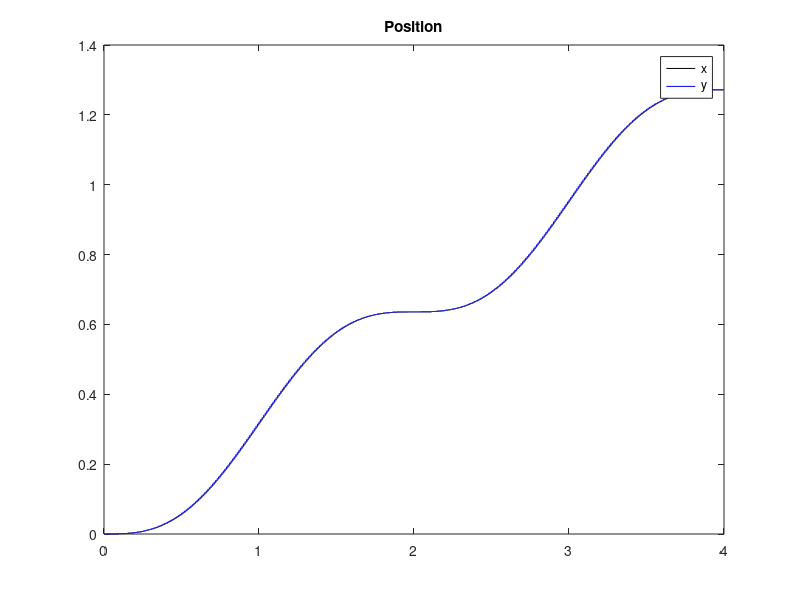

This chart was generated by the following MATLAB code:
clear, close all
%% System Model:
% This is a spinning body with a gyroscope and accelerometer measuring its
% angular velocity and encoders measuring its angular position.  We wish to
% get accurate measurements of the body's angular velocity + position.  It
% is accelerating with constant acceleration
% x = [theta omega]'

% Simulation Variables
dt = 0.0001;  %Time Step
T = 0.01;     %Controller Period of 100 Hz
t = 0:dt:4;   %4 seconds of simulation

x = zeros(2, length(t)); % motor state
y = zeros(1, length(t)); % measured output (speed)

xhat = [0; 0]; % estimated state
P = [100 100; 100 100]; %Uncertainty

% Continuous model
A = [0 1; 0 0];
B = [0; 1];

% Discrete model
A_d = [1 T; 0 1];
B_d = [0.5*T^2; T];

C1 = [1 0]; % encoder lets you measure angular position
C2 = [0 1]; % gyroscope lets you measure angular velocity
C3 = [0 1]; % centripetal acceleration is proportional to squared velocity

C = [C1;C2;C3];
l = 1;

R = 0.000000001*[1 0 0; 0 1 0; 0 0 1];
Q = 0*[1 0; 0 1];
K = zeros(2);

P = zeros(2);

Rvar = 0;
Pvar = 0.1;

for k=1:length(t)
    
    
   
    % Kalman Filter running at 100Hz
    if(abs(t(k)-l*T) < dt/2 || t(k) == 0)  %avoids numerical error in t
        u = sin(pi*t(k));
        
        %Predict
        xhat = A_d*xhat + B_d * u;
        P = A*P*A' + Q;
        
        %Measure
        z = [x(1,k); x(2,k); x(2,k)] + normrnd(0, Pvar, 3, 1); 
        
        %Update
        K = P*C'*inv(C*P*C' + R);
        xhat = xhat + K*(z - C*xhat);
        P = (eye(2)-K*C)*P;
        
        %measure output
        y(k) = xhat(1);
        l=l+1;
    else
        y(k) = y(k-1);
    end
    
    % Continuous Time variable updates
    x(:,k+1) = x(:,k) + dt*(A*x(:,k) + B*u) + normrnd(0, Rvar, 2, 1);
    

end

figure(1)
hold on
box on
plot(t, x(1,1:end-1), 'k-');
plot(t, y, 'b-')
title("Position");
legend("x", "y");

function y = clip(x, xmin, xmax)
    y = min(max(x,xmin), xmax);
end